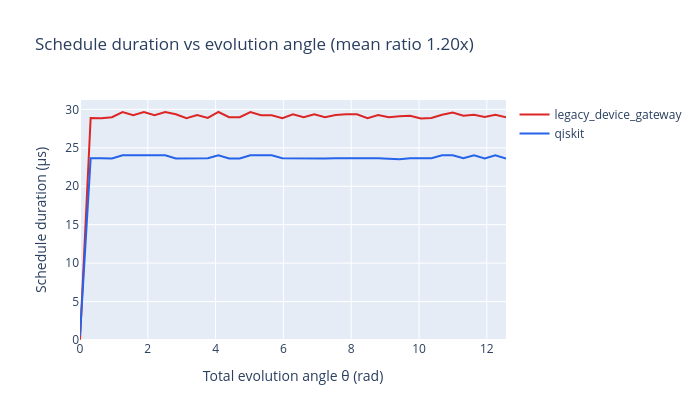

Notebook code for this chart:
### Markdown cell above
The inflated schedule shows up as mysterious blank stretches between
the CR blocks — idle time that exists only because the delays were
computed for a parallel schedule the legacy path cannot produce. In
other words, the deprecated policy is incompatible with the scheduled
circuits the rest of the ecosystem produces, which is its own reason to
migrate.

## Sweep the evolution angle

The advantage is not a one-off: build the schedules across a θ sweep and
compare total durations. Shorter schedules spend less time exposed to
decoherence — at 6 Trotter layers the legacy schedules reach ≈29 µs,
already comparable to this demo chip's configured T₂ᵉᶜʰᵒ of ≈36 µs.

### Code cell
THETAS = np.linspace(0, 4 * np.pi, 41)  # hardware sweep grid (bench: 0 to 4pi, step pi/10)

physical_circuits = [
    transpile(
        heisenberg_circuit(float(theta)),
        backend_new,
        optimization_level=2,
        seed_transpiler=7,
    )
    for theta in THETAS
]
scheduled_circuits = [
    transpile(c, backend_new, scheduling_method="alap", optimization_level=0)
    for c in physical_circuits
]
durations_new = [backend_new.validate(c)[0].duration for c in scheduled_circuits]
durations_legacy = [backend_legacy.validate(c)[0].duration for c in physical_circuits]

fig = go.Figure()
fig.add_trace(go.Scatter(x=THETAS, y=np.array(durations_legacy) / 1000,
                         name="legacy_device_gateway", line=dict(color="#dc2626")))
fig.add_trace(go.Scatter(x=THETAS, y=np.array(durations_new) / 1000,
                         name="qiskit", line=dict(color="#2563eb")))
fig.update_layout(
    title=("Schedule duration vs evolution angle "
           f"(mean ratio {np.mean(np.array(durations_legacy) / np.array(durations_new)):.2f}x)"),
    xaxis=dict(title="Total evolution angle θ (rad)"),
    yaxis=dict(title="Schedule duration (µs)", rangemode="tozero"),
    width=700, height=420,
)
fig.show()

### Figure 1 — Plotly figure (JSON) as saved in the notebook; plotly's stock layout.template omitted (floating-point values rounded to 4 significant figures)
{"data": [{"line": {"color": "#dc2626"}, "name": "legacy_device_gateway", "type": "scatter", "x": [0, 0.3142, 0.6283, 0.9425, 1.257, 1.571, 1.885, 2.199, 2.513, 2.827, 3.142, 3.456, 3.77, 4.084, 4.398, 4.712, 5.027, 5.341, 5.655, 5.969, 6.283, 6.597, 6.912, 7.226, 7.54, 7.854, 8.168, 8.482, 8.796, 9.111, 9.425, 9.739, 10.05, 10.37, 10.68, 11.0, 11.31, 11.62, 11.94, 12.25, 12.57], "y": [0.024, 28.88, 28.86, 28.98, 29.66, 29.24, 29.66, 29.24, 29.66, 29.36, 28.86, 29.26, 28.88, 29.66, 28.98, 28.98, 29.66, 29.24, 29.24, 28.86, 29.36, 28.98, 29.36, 28.98, 29.26, 29.36, 29.36, 28.86, 29.26, 28.98, 29.1, 29.17, 28.82, 28.89, 29.3, 29.58, 29.17, 29.3, 29.01, 29.3, 28.98]}, {"line": {"color": "#2563eb"}, "name": "qiskit", "type": "scatter", "x": [0, 0.3142, 0.6283, 0.9425, 1.257, 1.571, 1.885, 2.199, 2.513, 2.827, 3.142, 3.456, 3.77, 4.084, 4.398, 4.712, 5.027, 5.341, 5.655, 5.969, 6.283, 6.597, 6.912, 7.226, 7.54, 7.854, 8.168, 8.482, 8.796, 9.111, 9.425, 9.739, 10.05, 10.37, 10.68, 11.0, 11.31, 11.62, 11.94, 12.25, 12.57], "y": [0.568, 23.63, 23.63, 23.61, 24.02, 24.02, 24.02, 24.02, 24.02, 23.61, 23.63, 23.63, 23.63, 24.02, 23.61, 23.61, 24.02, 24.02, 24.02, 23.63, 23.61, 23.61, 23.61, 23.61, 23.63, 23.61, 23.61, 23.63, 23.63, 23.61, 23.51, 23.63, 23.63, 23.63, 24.02, 24.02, 23.63, 24.02, 23.61, 24.02, 23.61]}], "layout": {"height": 420, "title": {"text": "Schedule duration vs evolution angle (mean ratio 1.20x)"}, "width": 700, "xaxis": {"title": {"text": "Total evolution angle θ (rad)"}}, "yaxis": {"rangemode": "tozero", "title": {"text": "Schedule duration (µs)"}}}}
